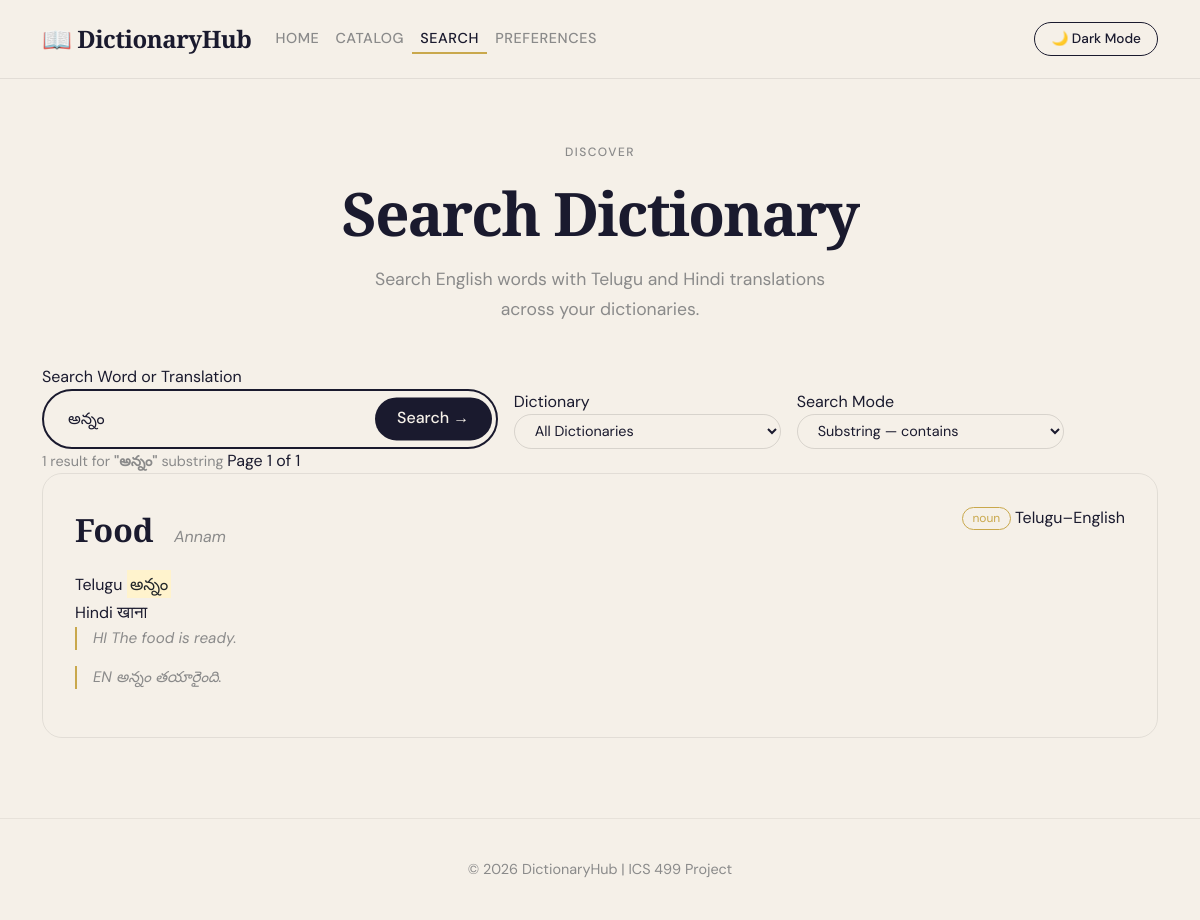
/index.php?page=search&q=అన్నం&mode=substring, run on the app's committed database.
### tables this page shows
CREATE TABLE `dictionary_entries` (
  `id` int(10) UNSIGNED NOT NULL,
  `dictionary_id` int(10) UNSIGNED NOT NULL,
  `word` varchar(255) NOT NULL,
  `telugu` varchar(255) DEFAULT '',
  `hindi` varchar(255) DEFAULT '',
  `transliteration` varchar(255) DEFAULT '',
  `part_of_speech` varchar(100) DEFAULT '',
  `example_source` text DEFAULT '',
  `example_target` text DEFAULT '',
  `created_at` timestamp NOT NULL DEFAULT current_timestamp()
);

CREATE TABLE `dictionaries` (
  `id` int(10) UNSIGNED NOT NULL,
  `name` varchar(255) NOT NULL,
  `description` text DEFAULT NULL,
  `source_lang` varchar(50) NOT NULL DEFAULT 'Telugu',
  `target_lang` varchar(50) NOT NULL DEFAULT 'English',
  `created_by` int(10) UNSIGNED DEFAULT NULL,
  `created_at` timestamp NOT NULL DEFAULT current_timestamp()
);

### index.php (called while the page is built, shortened)
<?php
  $page    = isset($_GET['page']) ? $_GET['page'] : 'home';
?>
<?php include 'includes/header.php'; ?>
<?php include "pages/{$page}.php"; ?>
<?php include 'includes/footer.php'; ?>

### pages/search.php (the view, shortened to what this page needs)
<?php
require_once __DIR__ . '/../includes/db.php';
$query       = trim($_GET['q']           ?? '');
$mode        = $_GET['mode']             ?? 'substring';
$dict_id     = $_GET['dictionary_id']   ?? 'all';
$page        = max(1, intval($_GET['p'] ?? 1));
$offset      = ($page - 1) * RESULTS_PER_PAGE;
$results    = [];
$total      = 0;
$searched   = false;
if ($query !== '') {
    $searched = true;
    $pattern = match($mode) {
        'exact'     => $query,
        'prefix'    => $query . '%',
        'suffix'    => '%' . $query,
        'substring' => '%' . $query . '%',
        default     => '%' . $query . '%',
    };
    if ($dict_id === 'all' || $dict_id === '') {
        $where      = "(de.word LIKE ? OR de.telugu LIKE ? OR de.hindi LIKE ? OR de.transliteration LIKE ?)";
        $count_sql  = "SELECT COUNT(*) AS total
                       FROM dictionary_entries de
                       WHERE {$where}";
        $result_sql = "SELECT de.*, d.name AS dictionary_name
                       FROM dictionary_entries de
                       JOIN dictionaries d ON de.dictionary_id = d.id
                       WHERE {$where}
                       ORDER BY de.word ASC
                       LIMIT ? OFFSET ?";
        $count_stmt = $db->prepare($count_sql);
        $count_stmt->bind_param('ssss', $pattern, $pattern, $pattern, $pattern);
        $count_stmt->execute();
        $total = $count_stmt->get_result()->fetch_assoc()['total'];
        $limit = RESULTS_PER_PAGE;
        $stmt  = $db->prepare($result_sql);
        $stmt->bind_param('ssssii', $pattern, $pattern, $pattern, $pattern, $limit, $offset);
    }
    $stmt->execute();
    $result  = $stmt->get_result();
    while ($row = $result->fetch_assoc()) {
        $results[] = $row;
    }
    $total_pages = ceil($total / RESULTS_PER_PAGE);
}
function highlight($text, $query) {
    $escaped = preg_quote($query, '/');
    $safe    = htmlspecialchars($text);
    return preg_replace('/(' . $escaped . ')/iu', '<mark>$1</mark>', $safe);
}
?>
<section class="search-page-section">
  <div class="container">
    <div class="page-header">
      <div class="section-label">Discover</div>
      <h1 class="page-title">Search Dictionary</h1>
      <p class="page-subtitle">Search English words with Telugu and Hindi translations across your dictionaries.</p>
    </div>
    <div class="search-form-card">
      <form method="GET" action="index.php">
        <div class="row g-3 align-items-end">
          <div class="col-12 col-md-5">
            <label class="search-form-label">Search Word or Translation</label>
            <div class="search-wrap" style="max-width:100%;">
              <input
                type="text"
                name="q"
                value="<?php echo htmlspecialchars($query); ?>"
                placeholder='e.g. पानी or "water"'
                autocomplete="off"
              >
              <button type="submit">Search →</button>
            </div>
          </div>
          <div class="col-12 col-md-3">
            <label class="search-form-label">Dictionary</label>
            <select name="dictionary_id" class="pref-select w-100">
              <option value="all" <?php echo $dict_id === 'all' ? 'selected' : ''; ?>>All Dictionaries</option>
            </select>
          </div>
          <div class="col-12 col-md-3">
            <label class="search-form-label">Search Mode</label>
            <select name="mode" class="pref-select w-100">
              <option value="substring" <?php echo $mode === 'substring' ? 'selected' : ''; ?>>Substring — contains</option>
            </select>
          </div>
        </div>
      </form>
    </div>
    <?php if ($searched): ?>
      <?php if (count($results) === 0): ?>
        <div class="no-results">
          <div class="no-results-icon">🔍</div>
          <h3>No results for "<?php echo htmlspecialchars($query); ?>"</h3>
          <p>Try a different search mode or check your spelling.</p>
          <div class="suggestion-tags mt-3">
            <?php foreach (['substring','prefix','suffix','exact'] as $m): ?>
              <?php if ($m !== $mode): ?>
                <a href="<?php echo page_url($page, $query, $m, $dict_id); ?>" class="suggestion-tag">
                  Try <?php echo $m; ?> instead
                </a>
              <?php endif; ?>
            <?php endforeach; ?>
          </div>
        </div>
      <?php else: ?>
        <div class="results-meta">
          <span class="results-count">
            <?php echo number_format($total); ?> result<?php echo $total !== 1 ? 's' : ''; ?>
            for <strong>"<?php echo htmlspecialchars($query); ?>"</strong>
            <span class="results-mode-badge"><?php echo $mode; ?></span>
          </span>
          <span class="results-page-info">
            Page <?php echo $page; ?> of <?php echo $total_pages; ?>
          </span>
        </div>
        <div class="results-list">
          <?php foreach ($results as $entry): ?>
            <div class="result-card">
              <div class="result-card-header">
                <div class="result-left">
                  <span class="result-word">
                    <?php echo highlight($entry['word'], $query); ?>
                  </span>
                  <?php if (!empty($entry['transliteration'])): ?>
                    <span class="result-phonetic">
                      <?php echo highlight($entry['transliteration'], $query); ?>
                    </span>
                  <?php endif; ?>
                </div>
                <div class="result-right">
                  <?php if (!empty($entry['part_of_speech'])): ?>
                    <span class="word-card-pos"><?php echo htmlspecialchars($entry['part_of_speech']); ?></span>
                  <?php endif; ?>
                  <span class="result-dict-badge"><?php echo htmlspecialchars($entry['dictionary_name']); ?></span>
                </div>
              </div>
              <?php if (!empty($entry['telugu'])): ?>
                <div class="result-translation-row">
                  <span class="translation-lang-badge telugu-badge">Telugu</span>
                  <span class="result-definition"><?php echo highlight($entry['telugu'], $query); ?></span>
                </div>
              <?php endif; ?>
              <?php if (!empty($entry['hindi'])): ?>
                <div class="result-translation-row">
                  <span class="translation-lang-badge hindi-badge">Hindi</span>
                  <span class="result-definition"><?php echo highlight($entry['hindi'], $query); ?></span>
                </div>
              <?php endif; ?>
              <?php if (!empty($entry['example_source'])): ?>
                <div class="result-examples">
                  <p class="result-example">
                    <span class="example-lang">HI</span>
                    <?php echo htmlspecialchars($entry['example_source']); ?>
                  </p>
                  <?php if (!empty($entry['example_target'])): ?>
                    <p class="result-example">
                      <span class="example-lang">EN</span>
                      <?php echo htmlspecialchars($entry['example_target']); ?>
                    </p>
                  <?php endif; ?>
                </div>
              <?php endif; ?>
            </div>
          <?php endforeach; ?>
        </div>
      <?php endif; ?>
    <?php endif; ?>
  </div>
</section>

### assets/css/style.css (style rules this page uses)
:root { --ink: #1a1a2e; --cream: #f5f0e8; --gold: #c9a84c; --accent: #e05a3a; --muted: #8a8a8a; }
* { box-sizing: border-box; }
body { font-family: 'DM Sans', sans-serif; background-color: var(--cream); color: var(--ink); transition: background 0.4s, color 0.4s; overflow-x: hidden; }
.page-header { padding: 4rem 0 2.5rem; text-align: center; }
.page-title { font-family: 'Playfair Display', serif; font-size: clamp(2.5rem, 5vw, 4rem); font-weight: 700; letter-spacing: -0.03em; margin-bottom: 1rem; }
.page-subtitle { color: var(--muted); font-size: 1.1rem; max-width: 500px; margin: 0 auto; line-height: 1.7; }
.search-wrap { position: relative; max-width: 620px; }
.search-wrap input { width: 100%; border: 2px solid var(--ink); border-radius: 50px; padding: 1rem 1.5rem; font-size: 1rem; font-family: 'DM Sans', sans-serif; background: transparent; color: var(--ink); outline: none; transition: box-shadow 0.2s; }
.search-wrap input::placeholder { color: var(--muted); }
.search-wrap button { position: absolute; right: 6px; top: 50%; transform: translateY(-50%); background: var(--ink); color: var(--cream); border: none; border-radius: 50px; padding: 0.6rem 1.4rem; font-weight: 500; cursor: pointer; transition: background 0.2s; }
.section-label { font-size: 0.75rem; letter-spacing: 0.12em; text-transform: uppercase; color: var(--muted); margin-bottom: 1rem; font-weight: 500; }
.word-card-pos { font-size: 0.75rem; border: 1px solid var(--gold); color: var(--gold); border-radius: 50px; padding: 0.15rem 0.6rem; }
.search-page-section { padding-bottom: 5rem; }
.results-count { color: var(--muted); font-size: 0.9rem; margin-bottom: 2rem; }
.result-card { padding: 2rem; border: 1.5px solid rgba(0, 0, 0, 0.08); border-radius: 20px; transition: border-color 0.2s; }
.result-card-header { display: flex; align-items: flex-start; justify-content: space-between; flex-wrap: wrap; gap: 0.5rem; margin-bottom: 1rem; }
.result-word { font-family: 'Playfair Display', serif; font-size: 2rem; font-weight: 700; margin-right: 0.75rem; }
.result-phonetic { font-style: italic; color: var(--muted); font-size: 1rem; }
.result-definition { font-size: 1.05rem; line-height: 1.7; margin-bottom: 0.75rem; }
.result-example { font-style: italic; color: var(--muted); font-size: 0.95rem; border-left: 2px solid var(--gold); padding-left: 1rem; margin-bottom: 1rem; }
.pref-select { background: transparent; border: 1.5px solid rgba(0, 0, 0, 0.12); border-radius: 50px; padding: 0.4rem 1rem; color: var(--ink); font-family: 'DM Sans', sans-serif; font-size: 0.9rem; cursor: pointer; outline: none; transition: border-color 0.2s; }

### data on the page
dictionary_entries: word "Food Annam అన్నం खाना", part_of_speech "noun", dictionary.name "Telugu–English", example_source "The food is ready.", example_target "అన్నం తయారైంది."

### other printed values
$total "1"
$query "అన్నం"
$mode "substring"
$page "1"
$total_pages "1"
